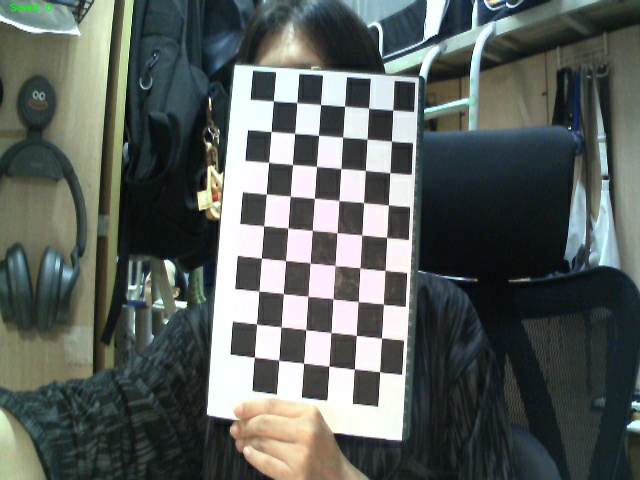
#> input picture python_code/5-calibration/camera_calib_images2/calib_001.jpg, 640 x 480 px; its folder holds only this picture in this run
$ python camera_calibration.py
#> lines starting #> are read from the running program, lines starting #| are printed output that depends on the picture; after the words box and inside, x2 and y2 are one past the last pixel; in counts of white or black regions, pixels touching at a corner belong together
import numpy as np
import cv2
import glob
#数据准备 -特征提取 -矩阵求解 -精度评估 -结果保存
# ================= 配置参数 =================
CHESSBOARD_SIZE = (9, 6)  # 棋盘格内部角点的行列数（注意：是内角点，不是格子数）
SQUARE_SIZE = 0.027  # 每个棋盘格方块的实际物理尺寸（单位：米）
IMAGES_PATH = 'D:/OpenCV/5-calibration/camera_calib_images2/*.jpg'  # 标定图片所在的文件夹路径

# ===========================================

def calibrate_camera():
    # 终止迭代条件：当达到最大循环次数 30 或精度达到 0.001 时停止角点精细化
    # cv2.TERM_CRITERIA_MAX_ITER：达到最大迭代次数
    # cv2.TERM_CRITERIA_EPS：精度变化低于设定阈值
    criteria = (cv2.TERM_CRITERIA_EPS + cv2.TERM_CRITERIA_MAX_ITER, 30, 0.001)

    # 1. 准备世界坐标系中的 3D 点，例如 (0,0,0), (1,0,0), (2,0,0) ...
    # 假设棋盘格固定在 Z=0 的平面上
    # (CHESSBOARD_SIZE[0] * CHESSBOARD_SIZE[1]行, 3列(代表XYZ)二维矩阵
    objp = np.zeros((CHESSBOARD_SIZE[0] * CHESSBOARD_SIZE[1], 3), np.float32)
    # 生成一个网格坐标(对XY进行赋值，Z默认0)
    objp[:, :2] = np.mgrid[0:CHESSBOARD_SIZE[0], 0:CHESSBOARD_SIZE[1]].T.reshape(-1, 2)
    objp *= SQUARE_SIZE  # 转换为实际物理尺寸

    objpoints = []  # 存储所有图像中真实的 3D 点
    imgpoints = []  # 存储所有图像中检测到的 2D 像素点

    # 读取标定图片 返回的是图片路径
    images = glob.glob(IMAGES_PATH)
    if not images:
        print(f"[-] 未找到标定图片，请检查路径: {IMAGES_PATH}")
        return

    print(f"[+] 找到 {len(images)} 张图片，开始处理...")

    valid_images_count = 0
    img_shape = None
    for fname in images:
        img = cv2.imread(fname)
#> img is the input picture: shape (480, 640, 3); mean B, G, R 93.1, 96.5, 90.2
        if img is None:
            print(f"[-] 图片读取失败: {fname}")
            continue
        gray = cv2.cvtColor(img, cv2.COLOR_BGR2GRAY)
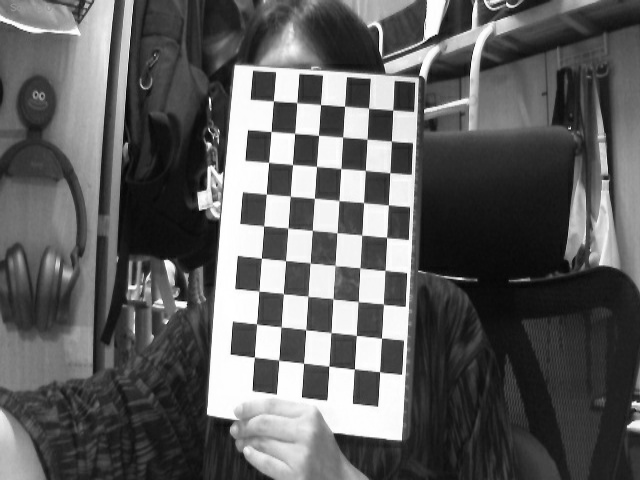
#> gray: shape (480, 640); min 3, max 255, mean 94.2

        if img_shape is None:
            img_shape = gray.shape[::-1]  # 记录尺寸,顺序反转
#> img_shape = (640, 480)

        # 2. 寻找棋盘格角点，保存坐标(找出的角点像素坐标只是整数级别的)
        # 输入8位无符号整型单通道灰度图
        ret, corners = cv2.findChessboardCorners(gray, CHESSBOARD_SIZE, None)
#> ret = True; corners = 54 rows, first 8: [392.8, 110.1], [391.4, 141], [389.8, 172.7], [388.4, 204.9], [386.5, 237.4], [385, 270.3], [383.5, 304.2], [381.5, 338.2]

        # 如果找到了，添加对应的 3D 点和 2D 像素点
        if ret:
            objpoints.append(objp)

            # 亚像素级角点精细化，提高标定精度(像素坐标精确到小数位（亚像素级别）)
            #当计算了 30 次，或者精度达到了 0.001 时停止迭代
            corners2 = cv2.cornerSubPix(gray, corners, (11, 11), (-1, -1), criteria)
#> corners2 = 54 rows, first 8: [392.7, 110], [391.5, 141.2], [389.8, 172.7], [388.4, 205], [386.6, 237.4], [385, 270.5], [383.4, 304.3], [381.5, 337.8]
            imgpoints.append(corners2)

            # 可选：绘制并显示角点检测结果
            cv2.drawChessboardCorners(img, CHESSBOARD_SIZE, corners2, ret)
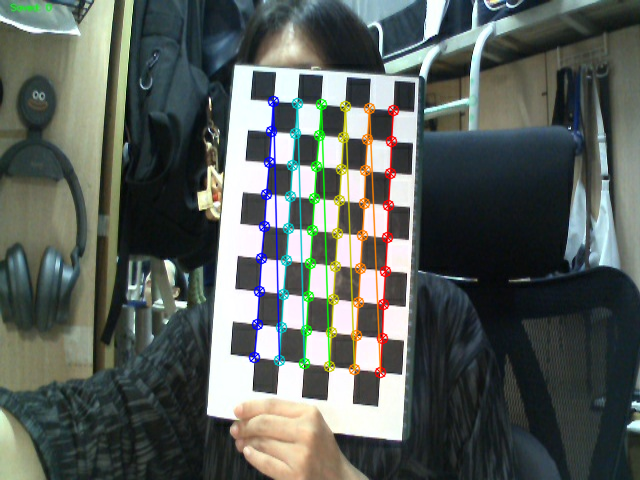
#> img: shape (480, 640, 3); 4.05% of pixels changed, all inside (x1, y1, x2, y2) = (248, 95, 400, 379)
            cv2.imshow('Chessboard Detection', img)
            cv2.waitKey(100)

            valid_images_count += 1
        else:
            print(f"[-] 图片未成功检测到棋盘格角点: {fname}")

    cv2.destroyAllWindows()
    print(f"[+] 成功处理有效图片数量: {valid_images_count}/{len(images)}")

    if valid_images_count < 10:
        print("[-] 有效标定图片较少（建议 15-20 张以上），标定结果可能存在较大误差。")

    if len(objpoints) < 10:
        print("[-] 有效标定图片不足，无法可靠标定")
        return

    # 3. 执行相机标定，求解相机内参矩阵
    # mtx：相机内参矩阵
    # dist：畸变系数
    # rvecs, tvecs：每张标定图片对应的旋转向量和位移向量
    ret, mtx, dist, rvecs, tvecs = cv2.calibrateCamera(
        objpoints, imgpoints, img_shape, None, None
    )

    print("\n================ 相机标定结果 ================")
    print(f"1. 标定是否成功: {ret}")
    print(f"2. 相机内参矩阵 (Camera Matrix / Intrinsic):\n{mtx}")
    print(f"3. 畸变系数 (Distortion Coefficients):\n{dist.ravel()}")

    # 计算重投影误差，评估标定质量
    # 看看算出来的 2D 点和实际检测到的 2D 角点（imgpoints）偏离了多少
    # 计算重投影误差，评估标定质量
    total_error = 0
    total_points = 0
    for i in range(len(objpoints)):
        # 把现实中的 3D 点（objpoints）重新投影回图像上
        imgpoints2, _ = cv2.projectPoints(objpoints[i], rvecs[i], tvecs[i], mtx, dist)

        # 【修改点】将两者的 shape 统一转换为 (N, 2)，避免维度不匹配报错
        err = cv2.norm(imgpoints[i].reshape(-1, 2), imgpoints2.reshape(-1, 2), cv2.NORM_L2)

        total_error += err ** 2  # 通常重投影误差采用均方根误差 (RMSE) 的思路累加
        total_points += len(objpoints[i])

    mean_error = np.sqrt(total_error / total_points)
    print(f"4. 平均重投影误差 (Reprojection Error): {mean_error:.4f} 像素")
    print("==============================================")

    # 4. 保存标定参数到本地文件
    np.savez('camera_calib_params.npz', mtx=mtx, dist=dist, rvecs=rvecs, tvecs=tvecs)
    print("[+] 标定参数已成功保存至 camera_calib_params.npz")

def test_undistort():
    # 读取标定参数
    data = np.load("camera_calib_params.npz")
    mtx = data["mtx"]
    dist = data["dist"]

    # 读取一张用于测试的图片
    img = cv2.imread("D:/OpenCV/5-calibration/camera_calib_images2/calib_046.jpg")

    if img is None:
        print("图片读取失败，请检查路径")
        return

    # 去畸变
    undistorted = cv2.undistort(img, mtx, dist)

    # 对比显示
    cv2.imshow("Original", img)
    cv2.imshow("Undistorted", undistorted)

    cv2.waitKey(0)
    cv2.destroyAllWindows()

if __name__ == "__main__":
    calibrate_camera()
    #test_undistort()

$ run again, on python_code/5-calibration/camera_calib_images2/calib_005.jpg
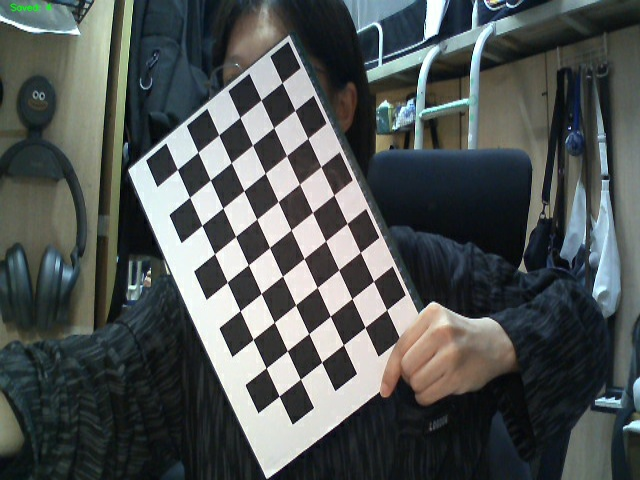
#> input picture python_code/5-calibration/camera_calib_images2/calib_005.jpg, 640 x 480 px
#> in calibrate_camera, img is the input picture: shape (480, 640, 3); mean B, G, R 84.1, 85, 79.7
#> in calibrate_camera, `gray = cv2.cvtColor(img, cv2.COLOR_BGR2GRAY)`:
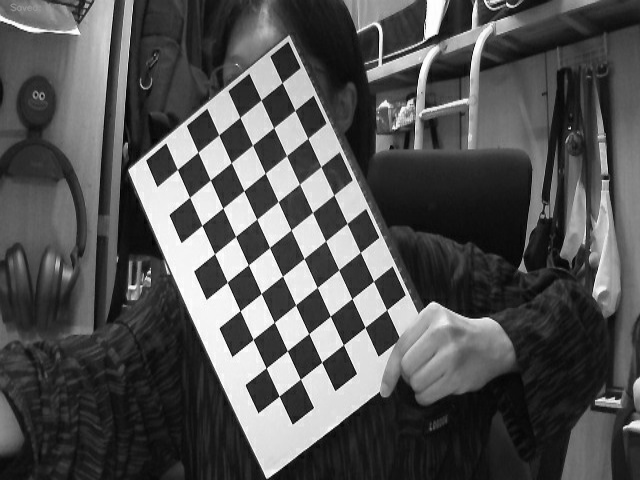
#> gray: shape (480, 640); min 0, max 255, mean 83.3
#> ret = True; corners = 54 rows, first 8: [282.1, 82.64], [294.9, 110.5], [307.8, 138.5], [321, 166.7], [333.8, 194.9], [347.1, 223.5], [360.3, 252.3], [373.4, 281.3]
#> corners2 = 54 rows, first 8: [282.1, 82.59], [294.9, 110.4], [307.8, 138.4], [320.9, 166.7], [333.8, 195], [347.1, 223.4], [360.3, 252.4], [373.5, 281.2]
#> in calibrate_camera, `cv2.drawChessboardCorners(img, CHESSBOARD_SIZE, corners2, ret)`:
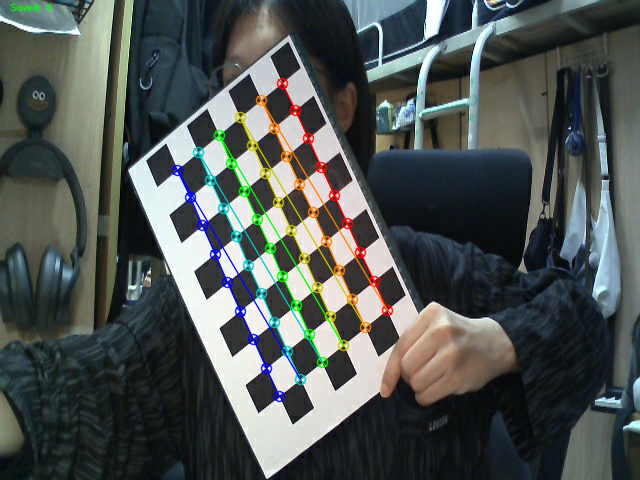
#> img: shape (480, 640, 3); 3.75% of pixels changed, all inside (x1, y1, x2, y2) = (171, 77, 394, 403)

$ run again, on python_code/5-calibration/camera_calib_images2/calib_006.jpg
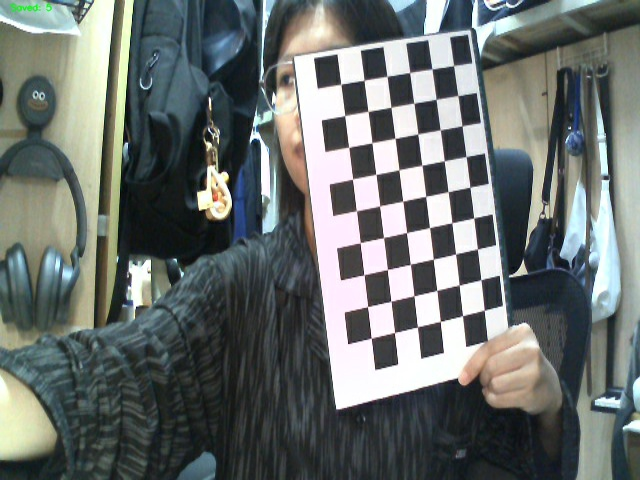
#> input picture python_code/5-calibration/camera_calib_images2/calib_006.jpg, 640 x 480 px
#> in calibrate_camera, img is the input picture: shape (480, 640, 3); mean B, G, R 108.9, 111, 105
#> in calibrate_camera, `gray = cv2.cvtColor(img, cv2.COLOR_BGR2GRAY)`:
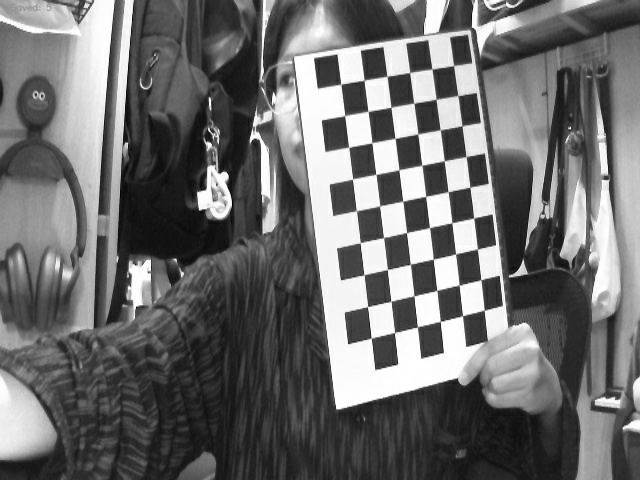
#> gray: shape (480, 640); min 1, max 255, mean 109
#> ret = True; corners = 54 rows, first 8: [453.4, 65.63], [457.8, 95.54], [462, 126], [465.9, 156.6], [469.7, 187.4], [473.6, 218], [477.4, 249], [480.8, 279.6]
#> corners2 = 54 rows, first 8: [453.6, 65.58], [457.9, 95.56], [462, 125.8], [466.1, 156.6], [469.9, 187.1], [473.7, 217.9], [477.5, 249], [480.9, 279.7]
#> in calibrate_camera, `cv2.drawChessboardCorners(img, CHESSBOARD_SIZE, corners2, ret)`:
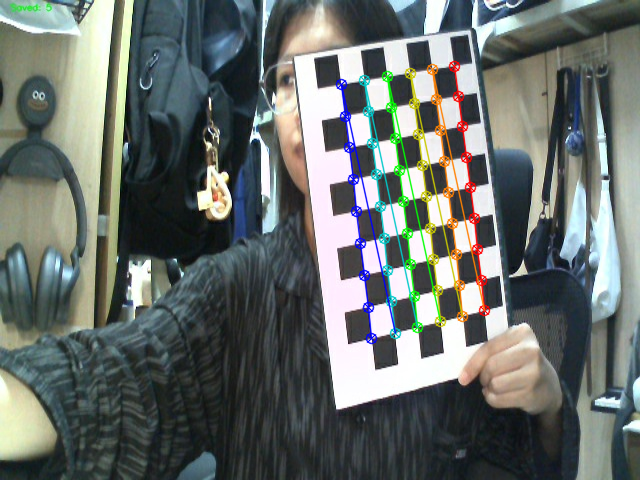
#> img: shape (480, 640, 3); 3.93% of pixels changed, all inside (x1, y1, x2, y2) = (335, 60, 491, 345)

$ run again, on python_code/5-calibration/camera_calib_images2/calib_007.jpg
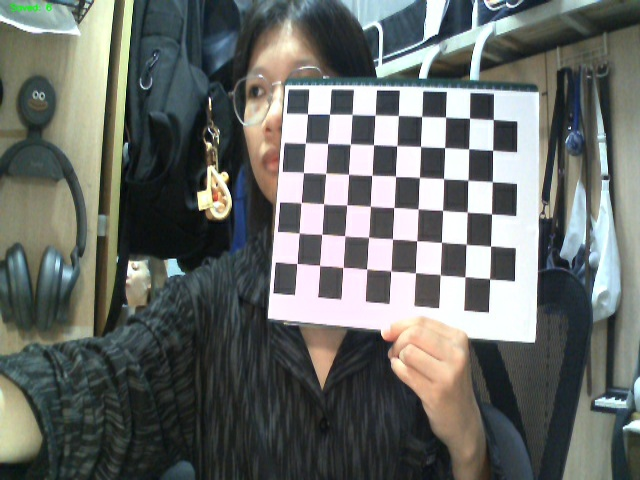
#> input picture python_code/5-calibration/camera_calib_images2/calib_007.jpg, 640 x 480 px
#> in calibrate_camera, img is the input picture: shape (480, 640, 3); mean B, G, R 104.1, 107.7, 103.8
#> in calibrate_camera, `gray = cv2.cvtColor(img, cv2.COLOR_BGR2GRAY)`:
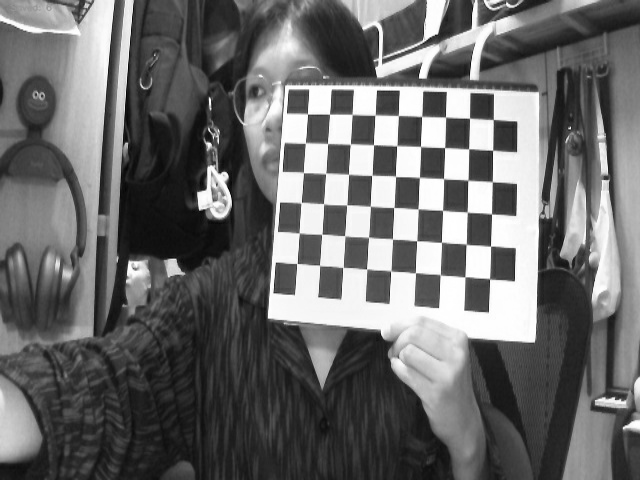
#> gray: shape (480, 640); min 3, max 255, mean 106.1
#> ret = True; corners = 54 rows, first 8: [307.5, 114], [329.5, 114.2], [352.1, 114.4], [374.9, 115.2], [398.3, 115.6], [421.6, 116.4], [445.5, 117], [469.5, 118.2]
#> corners2 = 54 rows, first 8: [307.5, 113.9], [329.5, 114.1], [352.2, 114.4], [375, 115.1], [398.4, 115.5], [421.7, 116.4], [445.6, 117.2], [469.5, 118.1]
#> in calibrate_camera, `cv2.drawChessboardCorners(img, CHESSBOARD_SIZE, corners2, ret)`:
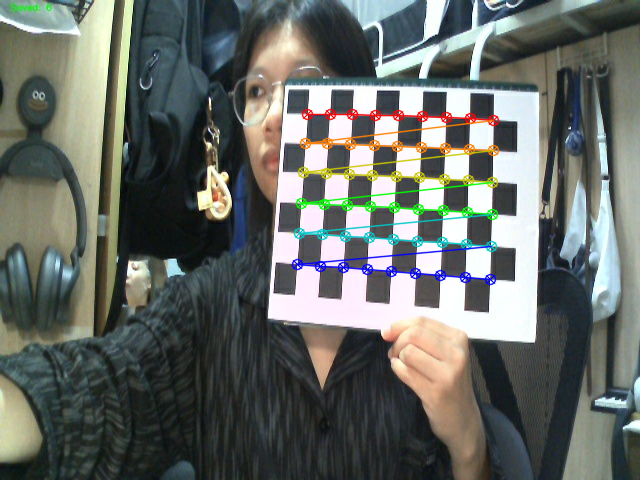
#> img: shape (480, 640, 3); 3.39% of pixels changed, all inside (x1, y1, x2, y2) = (291, 108, 500, 286)

$ run again, on python_code/5-calibration/camera_calib_images2/calib_002.jpg
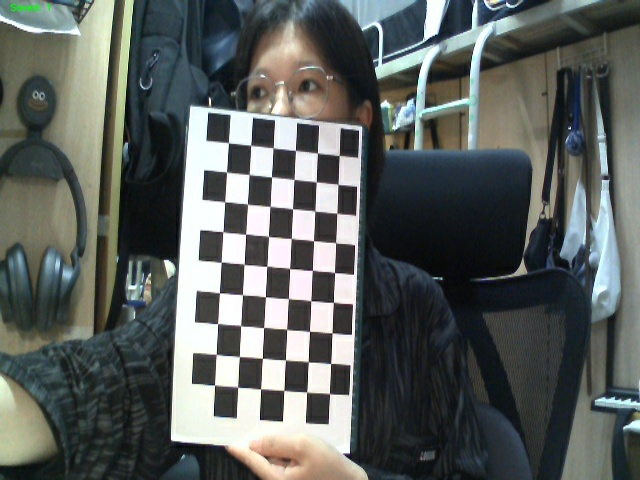
#> input picture python_code/5-calibration/camera_calib_images2/calib_002.jpg, 640 x 480 px
#> in calibrate_camera, img is the input picture: shape (480, 640, 3); mean B, G, R 93, 95.5, 90.6
#> in calibrate_camera, `gray = cv2.cvtColor(img, cv2.COLOR_BGR2GRAY)`:
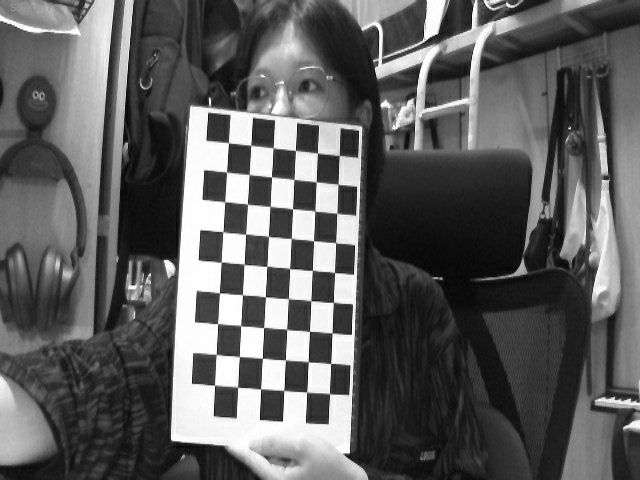
#> gray: shape (480, 640); min 3, max 255, mean 93.7
#> ret = True; corners = 54 rows, first 8: [339.2, 155.4], [338.1, 184.5], [336.7, 213.2], [335.6, 242.7], [334.6, 272.6], [333.4, 302.3], [332, 332.8], [330.6, 363.5]
#> corners2 = 54 rows, first 8: [339.3, 155.4], [338, 184.3], [336.8, 213.4], [335.6, 242.8], [334.5, 272.5], [333.5, 302.5], [332.1, 332.9], [330.6, 363.4]
#> in calibrate_camera, `cv2.drawChessboardCorners(img, CHESSBOARD_SIZE, corners2, ret)`:
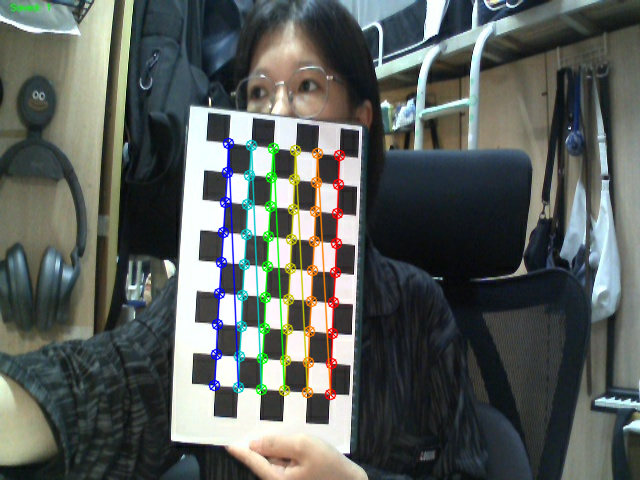
#> img: shape (480, 640, 3); 3.82% of pixels changed, all inside (x1, y1, x2, y2) = (208, 137, 346, 401)
